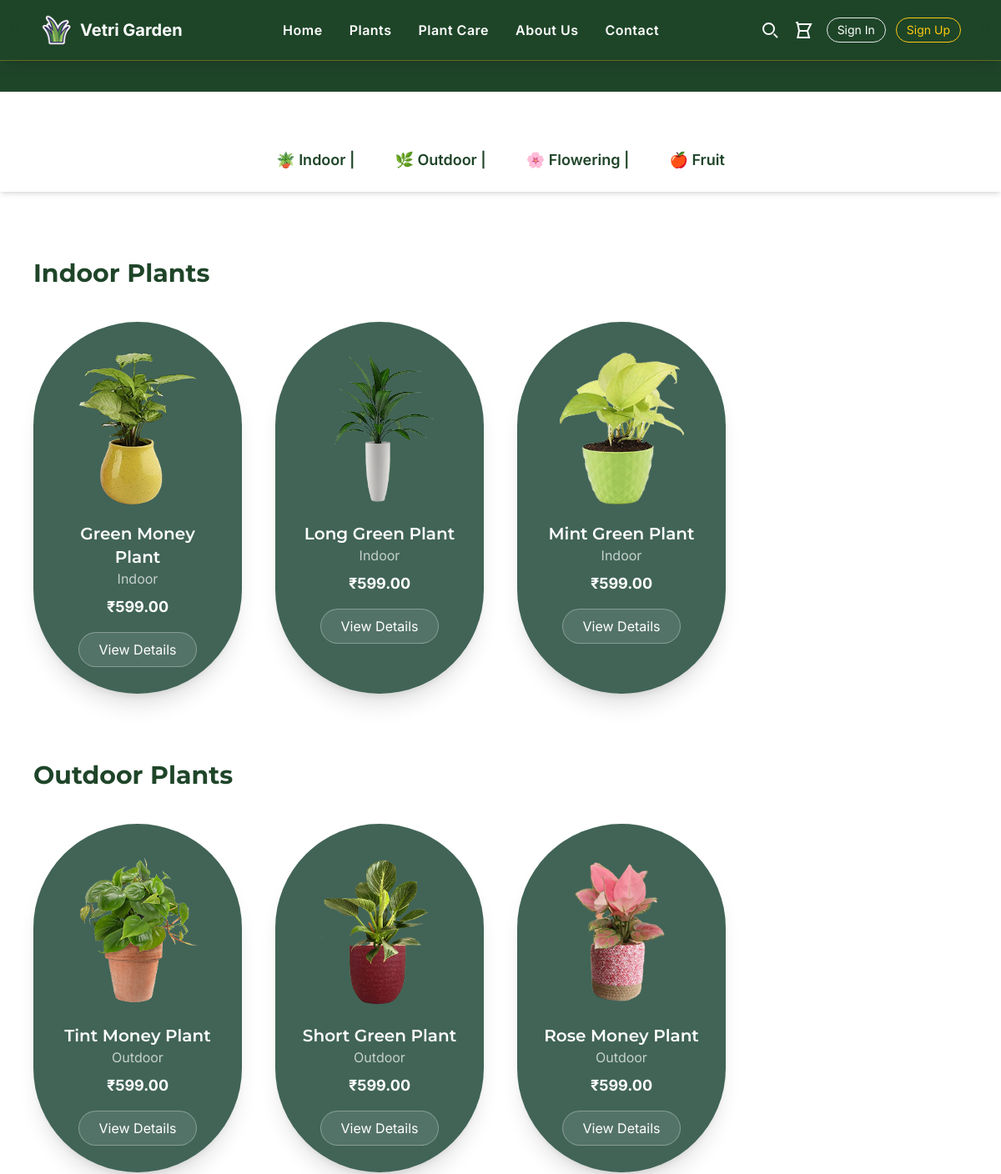
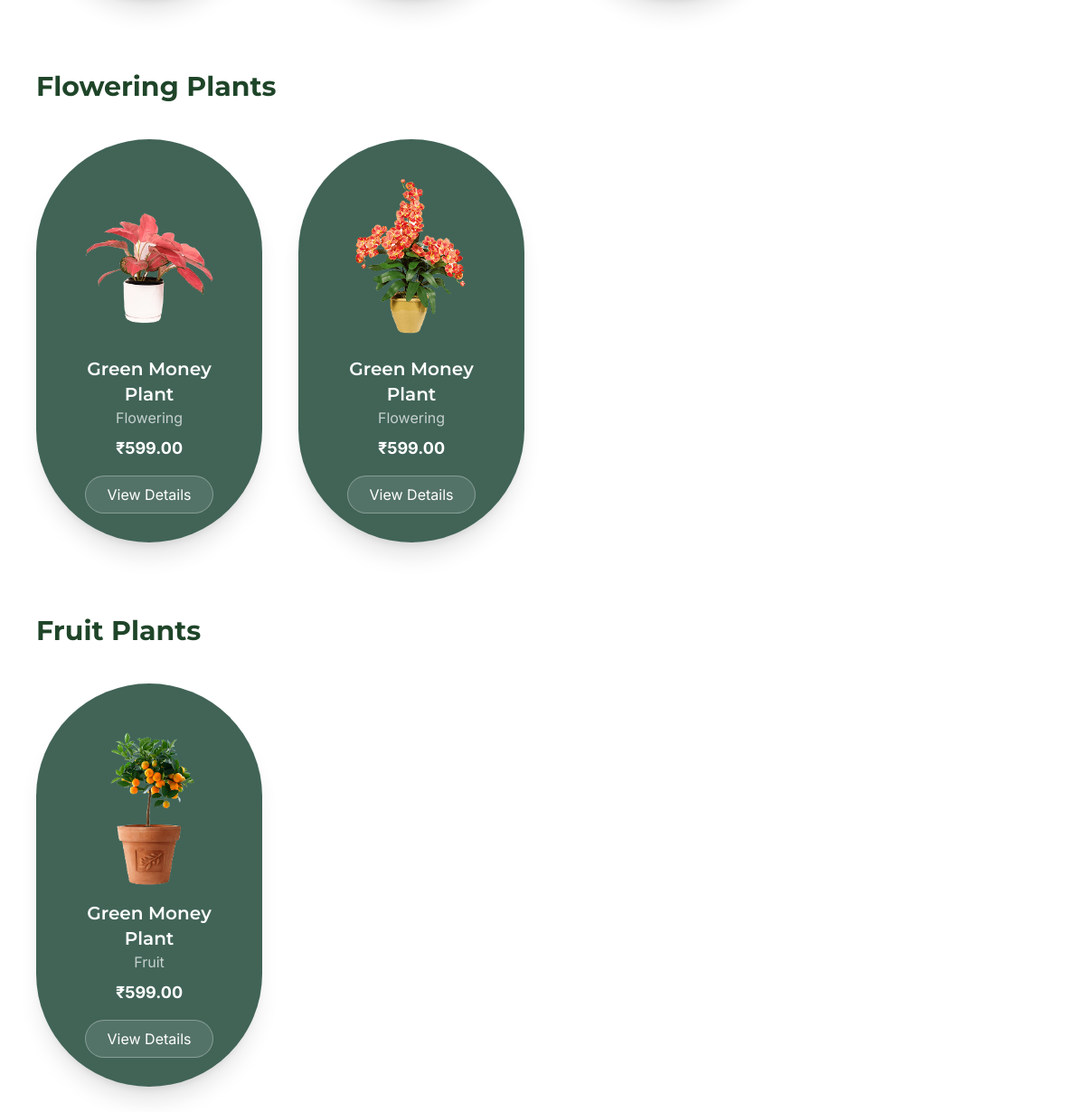
The page /plants/ on the database its author committed (2 pictures, top to bottom).
### products/models.py (models this page shows, shortened)
class Product(models.Model):
    CATEGORY_CHOICES = [
         ('indoor', 'Indoor'),
         ('outdoor', 'Outdoor'),
         ('flowering', 'Flowering'),
         ('fruit', 'Fruit'),
        ('others', 'Other Plants'),
    ]
    seller = models.ForeignKey(
        settings.AUTH_USER_MODEL,
        on_delete=models.CASCADE,
        related_name="products",
        null=True, blank=True
    )
    name = models.CharField(max_length=200)
    description = models.TextField(blank=True)
    price = models.DecimalField(max_digits=10, decimal_places=2)
    category = models.CharField(max_length=50, choices=CATEGORY_CHOICES, default='others')
    image = models.ImageField(upload_to='products/', blank=True, null=True)
    stock = models.PositiveIntegerField(default=0)
    created_at = models.DateTimeField(auto_now_add=True)

### products/views.py (the view)
# urls.py: path('plants/', views.plants, name='plants'),
def plants(request):
    indoor_plants = Product.objects.filter(category='indoor')
    outdoor_plants = Product.objects.filter(category='outdoor')
    flowering_plants = Product.objects.filter(category='flowering')
    fruit_plants = Product.objects.filter(category='fruit')
    return render(request, 'products/plants.html', {
        'indoor_plants': indoor_plants,
        'outdoor_plants': outdoor_plants,
        'flowering_plants': flowering_plants,
        'fruit_plants': fruit_plants,
    })

### products/templates/products/plants.html (shortened to what this page needs)
{% extends 'base.html' %}
{% load static %}
{% block content %}
<div class="h-[128px] md:h-[20px]"></div>
<main class="bg-white min-h-screen py-1">
  <div class="sticky top-[90px] z-30 bg-white/90 backdrop-blur-md py-4 mt-10 shadow-md">
    <div class="max-w-7xl mx-auto flex justify-center flex-wrap gap-4 sm:gap-6 text-[#1f4529] font-semibold text-base sm:text-lg">
      <a href="#indoor" class="flex items-center gap-2 px-3 py-2 rounded-full hover:bg-[#ffc911] hover:text-black transition">🪴 Indoor |</a>
      <a href="#outdoor" class="flex items-center gap-2 px-3 py-2 rounded-full hover:bg-[#ffc911] hover:text-black transition">🌿 Outdoor |</a>
      <a href="#flowering" class="flex items-center gap-2 px-3 py-2 rounded-full hover:bg-[#ffc911] hover:text-black transition">🌸 Flowering |</a>
      <a href="#fruit" class="flex items-center gap-2 px-3 py-2 rounded-full hover:bg-[#ffc911] hover:text-black transition">🍎 Fruit</a>
    </div>
  </div>
  <section id="indoor" class="mt-20 px-4 sm:px-10">
    <h3 class="text-2xl sm:text-3xl font-bold text-[#1f4529] mb-10">Indoor Plants</h3>
    <div class="grid grid-cols-1 sm:grid-cols-2 md:grid-cols-4 gap-8 sm:gap-10">
      {% for product in indoor_plants %}
      <article class="bg-[#416457] text-white rounded-3xl sm:rounded-[140px]
        p-6 sm:p-8 w-full max-w-xs mx-auto flex flex-col items-center shadow-xl
        hover:-translate-y-1 transition-all duration-300">
        {% if product.image %}
          <img src="{{ product.image.url }}" class="h-40 sm:h-48 w-auto object-contain mb-4" alt="{{ product.name }}">
        {% else %}
          <img src="{% static 'images/placeholder.png' %}" class="h-40 sm:h-48 w-auto object-contain mb-4 opacity-70">
        {% endif %}
        <h3 class="text-lg sm:text-xl font-semibold text-center">{{ product.name }}</h3>
        <p class="text-white/70 text-sm sm:text-base">{{ product.get_category_display }}</p>
        <p class="mt-2 text-lg font-bold">₹{{ product.price }}</p>
        <a href="{% url 'product_detail' product.pk %}"
           class="mt-4 px-6 py-2 bg-white/10 border border-white/30 rounded-full
           hover:bg-[#ffc911] hover:text-black transition">
          View Details
        </a>
      </article>
      {% empty %}
        <p class="text-center text-gray-600 col-span-full">No indoor plants available yet.</p>
      {% endfor %}
    </div>
  </section>
  <section id="outdoor" class="mt-20 px-4 sm:px-10">
    <h3 class="text-2xl sm:text-3xl font-bold text-[#1f4529] mb-10">Outdoor Plants</h3>
    <div class="grid grid-cols-1 sm:grid-cols-2 md:grid-cols-4 gap-8 sm:gap-10">
      {% for product in outdoor_plants %}
      <article class="bg-[#416457] text-white rounded-3xl sm:rounded-[140px]
        p-6 sm:p-8 w-full max-w-xs mx-auto flex flex-col items-center shadow-xl
        hover:-translate-y-1 transition-all duration-300">
        {% if product.image %}
          <img src="{{ product.image.url }}" class="h-40 sm:h-48 w-auto object-contain mb-4" alt="{{ product.name }}">
        {% else %}
          <img src="{% static 'images/placeholder.png' %}" class="h-40 sm:h-48 w-auto object-contain mb-4 opacity-70">
        {% endif %}
        <h3 class="text-lg sm:text-xl font-semibold text-center">{{ product.name }}</h3>
        <p class="text-white/70 text-sm sm:text-base">{{ product.get_category_display }}</p>
        <p class="mt-2 text-lg font-bold">₹{{ product.price }}</p>
        <a href="{% url 'product_detail' product.pk %}"
           class="mt-4 px-6 py-2 bg-white/10 border border-white/30 rounded-full
           hover:bg-[#ffc911] hover:text-black transition">
          View Details
        </a>
      </article>
      {% empty %}
        <p class="text-center text-gray-600 col-span-full">No outdoor plants available yet.</p>
      {% endfor %}
    </div>
  </section>
  <section id="flowering" class="mt-20 px-4 sm:px-10">
    <h3 class="text-2xl sm:text-3xl font-bold text-[#1f4529] mb-10">Flowering Plants</h3>
    <div class="grid grid-cols-1 sm:grid-cols-2 md:grid-cols-4 gap-8 sm:gap-10">
      {% for product in flowering_plants %}
      <article class="bg-[#416457] text-white rounded-3xl sm:rounded-[140px]
        p-6 sm:p-8 w-full max-w-xs mx-auto flex flex-col items-center shadow-xl
        hover:-translate-y-1 transition-all duration-300">
        {% if product.image %}
          <img src="{{ product.image.url }}" class="h-40 sm:h-48 w-auto object-contain mb-4" alt="{{ product.name }}">
        {% else %}
          <img src="{% static 'images/placeholder.png' %}" class="h-40 sm:h-48 w-auto object-contain mb-4 opacity-70">
        {% endif %}
        <h3 class="text-lg sm:text-xl font-semibold text-center">{{ product.name }}</h3>
        <p class="text-white/70 text-sm sm:text-base">{{ product.get_category_display }}</p>
        <p class="mt-2 text-lg font-bold">₹{{ product.price }}</p>
        <a href="{% url 'product_detail' product.pk %}"
           class="mt-4 px-6 py-2 bg-white/10 border border-white/30 rounded-full
           hover:bg-[#ffc911] hover:text-black transition">
          View Details
        </a>
      </article>
      {% empty %}
        <p class="text-center text-gray-600 col-span-full">No flowering plants available yet.</p>
      {% endfor %}
    </div>
  </section>
  <section id="fruit" class="mt-20 px-4 sm:px-10 pb-16">
    <h3 class="text-2xl sm:text-3xl font-bold text-[#1f4529] mb-10">Fruit Plants</h3>
    <div class="grid grid-cols-1 sm:grid-cols-2 md:grid-cols-4 gap-8 sm:gap-10">
      {% for product in fruit_plants %}
      <article class="bg-[#416457] text-white rounded-3xl sm:rounded-[140px]
        p-6 sm:p-8 w-full max-w-xs mx-auto flex flex-col items-center shadow-xl
        hover:-translate-y-1 transition-all duration-300">
        {% if product.image %}
          <img src="{{ product.image.url }}" class="h-40 sm:h-48 w-auto object-contain mb-4" alt="{{ product.name }}">
        {% else %}
          <img src="{% static 'images/placeholder.png' %}" class="h-40 sm:h-48 w-auto object-contain mb-4 opacity-70">
        {% endif %}
        <h3 class="text-lg sm:text-xl font-semibold text-center">{{ product.name }}</h3>
        <p class="text-white/70 text-sm sm:text-base">{{ product.get_category_display }}</p>
        <p class="mt-2 text-lg font-bold">₹{{ product.price }}</p>
        <a href="{% url 'product_detail' product.pk %}"
           class="mt-4 px-6 py-2 bg-white/10 border border-white/30 rounded-full
           hover:bg-[#ffc911] hover:text-black transition">
          View Details
        </a>
      </article>
      {% empty %}
        <p class="text-center text-gray-600 col-span-full">No fruit plants available yet.</p>
      {% endfor %}
    </div>
  </section>
</main>
{% endblock %}

### templates/base.html (shortened to what this page needs)
{% load static %}
<!DOCTYPE html>
<html lang="en">
<head>
  <script src="https://cdn.tailwindcss.com"></script>
</head>
<body class="bg-[#1f4529] text-white flex flex-col min-h-screen">
<header class="fixed top-0 left-0 w-full z-50 bg-[#1f4529]/90 backdrop-blur-md shadow-lg border-b border-[#ffc911]/30">
  <div class="flex justify-between items-center px-4 sm:px-6 md:px-12 py-4 transition-all duration-300">
    <div class="flex items-center gap-2">
      <img src="{% static 'images/plant22.png' %}" class="h-9 sm:h-10">
      <span class="font-bold text-lg sm:text-xl">Vetri Garden</span>
    </div>
    <nav class="hidden md:block">
      <ul class="flex gap-8 text-base font-semibold">
        <li><a href="{% url 'home' %}" class="nav-link">Home</a></li>
        <li><a href="{% url 'plants' %}" class="nav-link">Plants</a></li>
        <li><a href="{% url 'plant_care' %}" class="nav-link">Plant Care</a></li>
        <li><a href="{% url 'about' %}" class="nav-link">About Us</a></li>
        <li><a href="{% url 'contact' %}" class="nav-link">Contact</a></li>
      </ul>
    </nav>
    <div class="flex items-center gap-3 sm:gap-4 text-lg">
      <svg class="h-6 w-6 cursor-pointer hover:text-[#ffc911]" fill="none" stroke="currentColor" stroke-width="2">
        <path d="M21 21l-4.35-4.35M17 10.5a6.5 6.5 0 11-13 0 6.5 6.5 0 0113 0z"/>
      </svg>
      <a href="{% url 'cart' %}">
        <svg class="h-6 w-6 cursor-pointer hover:text-[#ffc911]" fill="none" stroke="currentColor" stroke-width="2">
          <path d="M3 3h2l.4 2M7 13h10l4-8H5.4L7 13zm0 0L5.4 21H19l-2-8"/>
        </svg>
      </a>
      <div class="hidden sm:flex items-center gap-3">
      {% if user.is_authenticated %}
        <span class="text-sm">Hi, {{ user.username }}</span>
        {% if user.is_seller %}
          <a href="{% url 'seller:dashboard' %}" class="px-3 py-1 border border-[#ffc911] text-[#ffc911] rounded-full text-sm hover:bg-[#ffc911] hover:text-[#1f4529]">
            Seller Dashboard
          </a>
        {% else %}
          <a href="{% url 'accounts:profile' %}" class="px-3 py-1 border border-[#ffc911] text-[#ffc911] rounded-full text-sm hover:bg-[#ffc911] hover:text-[#1f4529]">
            Profile
          </a>
        {% endif %}
        <form action="{% url 'accounts:logout' %}" method="POST">
          {% csrf_token %}
          <button type="submit" class="px-3 py-1 border rounded-full text-sm hover:bg-white hover:text-[#1f4529]">
            Logout
          </button>
        </form>
      {% else %}
        <a href="{% url 'accounts:login' %}" class="px-3 py-1 border rounded-full text-sm hover:bg-white hover:text-[#1f4529]">Sign In</a>
        <a href="{% url 'accounts:register' %}" class="px-3 py-1 border border-[#ffc911] text-[#ffc911] rounded-full text-sm hover:bg-[#ffc911] hover:text-[#1f4529]">
          Sign Up
        </a>
      {% endif %}
      </div>
    </div>
  </div>
</header>
<main class="flex-grow mt-[90px]">
  {% block content %}{% endblock %}
</main>
</body>
</html>

### templates/base.html (style rules this page uses)
body { font-family: 'Inter', sans-serif; }
h1, h2, h3 { font-family: 'Montserrat', sans-serif; }
.nav-link { position: relative; display: inline-block; color: white; letter-spacing: 0.5px; transition: all 0.3s ease; }
.nav-link::after { content: ''; position: absolute; left: 50%; bottom: -6px; width: 0%; height: 2px; background: linear-gradient(90deg, #ffc911, #ffdd57, #ffeea3); box-shadow: 0 0 8px #ffc91180; border-radius: 4px; transform: translateX(-50%); transition: all 0.4s ease; }

### products/templates/products/plants.html (style rules this page uses)
html { scroll-behavior: smooth; }
section[id] { scroll-margin-top: 160px; }

### rows shown on the page
Product: image (picture), name "Green Money Plant", category "Indoor", price "599.00"
Product: image (picture), name "Long Green Plant", category "Indoor", price "599.00"
Product: image (picture), name "Mint Green Plant", category "Indoor", price "599.00"
Product: image (picture), name "Tint Money Plant", category "Outdoor", price "599.00"
Product: image (picture), name "Short Green Plant", category "Outdoor", price "599.00"
Product: image (picture), name "Rose Money Plant", category "Outdoor", price "599.00"
Product: image (picture), name "Green Money Plant", category "Flowering", price "599.00"
Product: image (picture), name "Green Money Plant", category "Flowering", price "599.00"
Product: image (picture), name "Green Money Plant", category "Fruit", price "599.00"
